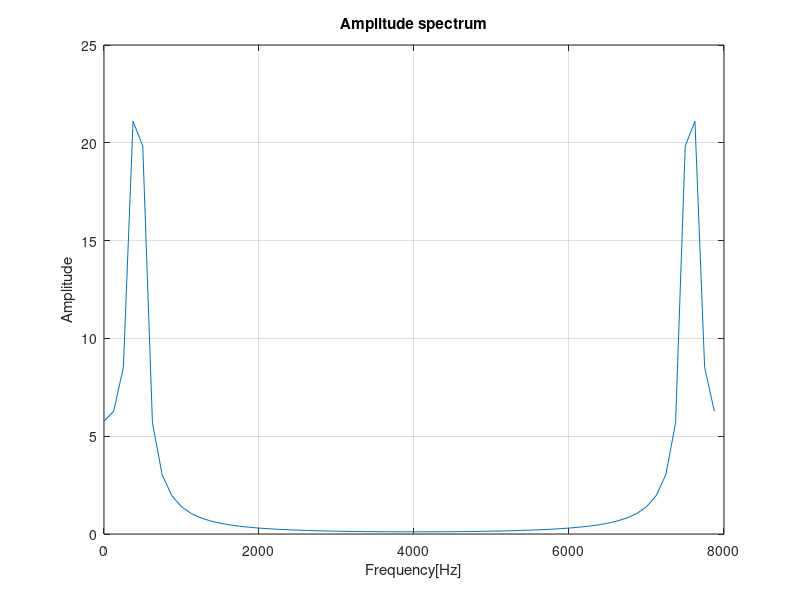

Write MATLAB code to recreate this figure.
clear all

Fs=8000;
A=1;
F0=440;
phi=0;
len=Fs*0.008;

t=(0:len-1)/Fs;
f=(0:len-1)*(Fs/len);

x=A*sin(2*pi*F0*t+phi);
y=fft(x);

y

figure(1)
clf
plot(f, abs(y))
grid on
title('Amplitude spectrum')
xlabel('Frequency[Hz]')
ylabel('Amplitude')